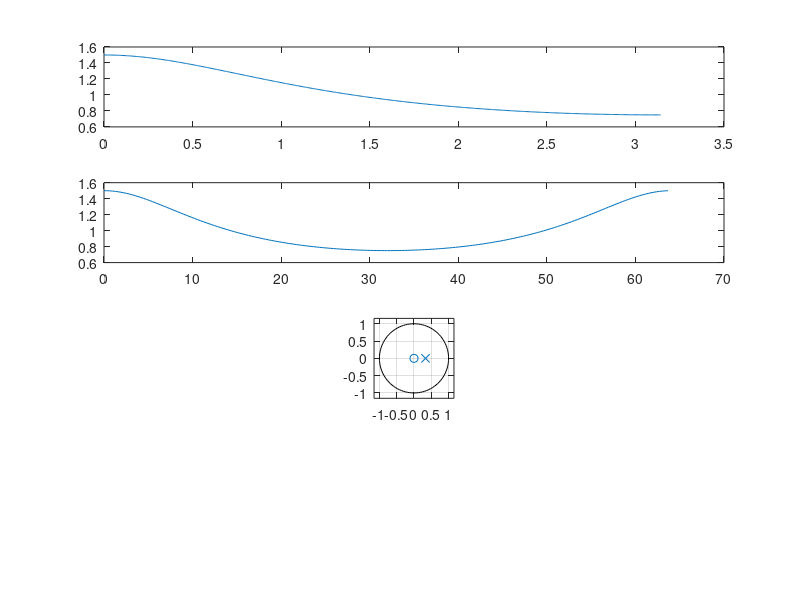

Source code (MATLAB): (Note: this script raises an error after producing the figure.)
%% Time domain: (1/3)^n u(n)
N = 64;
n = 0:1:N-1;
x1 = (1/3).^n;

%% (DTFT) Compute for X(e^jw)
k=0:500; w1 = k*pi/500;
X1 =x1*(exp(-1i*pi/500)).^(n'*k);
figure, subplot(4,1,1); plot(w1, abs(X1));

%% (z-Transform) Generating X(z) using freqz function
b = 1; a = [1 -1/3];
[H, w] = freqz(b,a,200, 'whole');
normW = w*N/pi/2;
subplot(4,1,2); plot(normW, abs(H));
subplot(4,1,3); zplane(b,a);

%% (DFS) Assuming that the given is one cycle of a periodic signal
Xk=dfs(x1,N);
subplot(4,1,4); stem(n, abs(Xk));

% Sampling Xz
%  k = 0:1:N-1;
% n=0:1:N-1;
% wk = 2*pi*k/N; zk=exp(1i*wk);
% 0, 90, 180, 270
% 
% Xk = zk ./ (zk-(1/3));
% magXk = abs(Xk);
% 
% 
% stem(k, magXk);
% 
% xn=real(idfs(Xk,N));